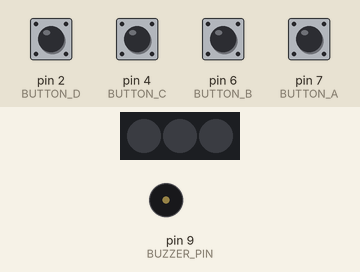
This sketch was run on a simulated Arduino Uno, built with avr-gcc and run on an emulated ATmega328P. On the bench: 3 RGB LEDs in strip order, left to right, buzzer (waves = sounding). The test bench sets the inputs (shaded band); at power-on: pin 2 (BUTTON_D), pin 4 (BUTTON_C), pin 6 (BUTTON_B), pin 7 (BUTTON_A) HIGH. Dim RGB values are drawn brighter than linear; what the sketch prints to the serial monitor is not drawn.

Above: at 1.2 s.
1.3 s: pin 6 (BUTTON_B) pulled LOW for 1 s
At 3.2 s:
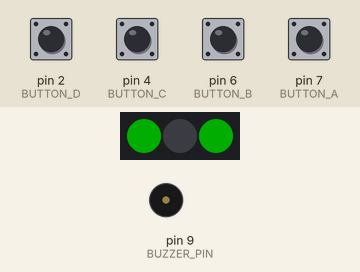
4.3 s: pin 7 (BUTTON_A) pulled LOW for 1 s
At 6.6 s:
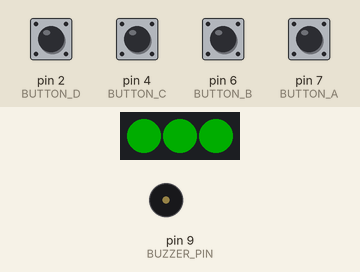
7.3 s: pin 2 (BUTTON_D) pulled LOW for 0.15 s
At 8.3 s:
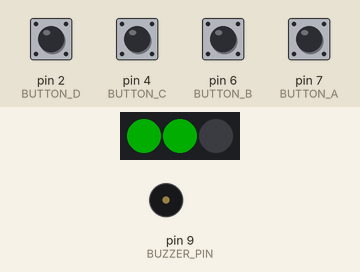
9.0 s: pin 4 (BUTTON_C) pulled LOW for 1 s
At 11.4 s:
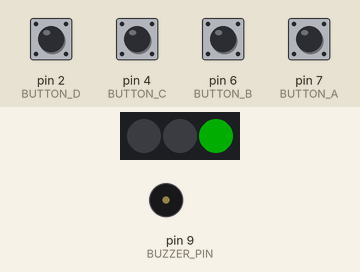
12.0 s: pin 2 (BUTTON_D) pulled LOW for 1 s
At 12.4 s:
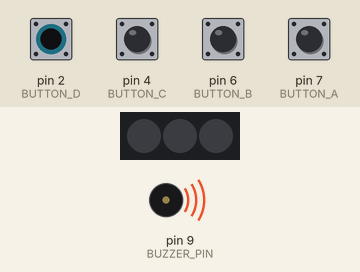
14.5 s: pin 6 (BUTTON_B) pulled LOW for 0.15 s
At 15.0 s:
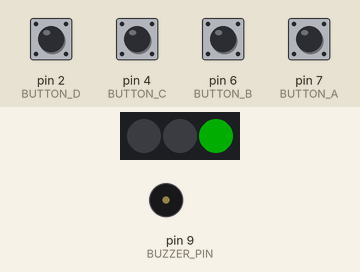
Timing chart, 0 to 17.2 s (numbered marks = the images above; inputs shaded):
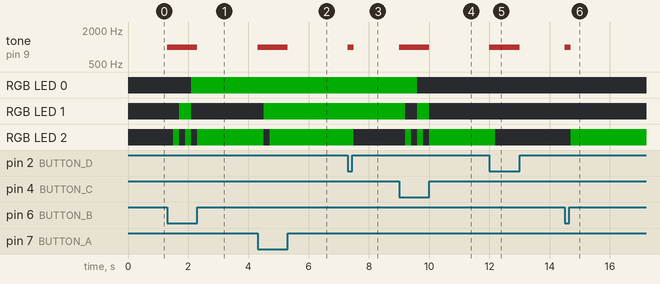

The sketch:

06_binary_counter.ino
```cpp
/*
  Binary Counter
  Description:
  Hardware: RoboUNO (on-board NeoPixel strip connected to pin D8), buzzer on D9 and onboard buttons on D7, D6, D4, and D2
  Library: Adafruit NeoPixel library
  Difficulty: XX/10
  Author: ROBO
  Date: September 2023
*/

#include <Adafruit_NeoPixel.h>

#define PIXELS_PIN 8  // Define the pin where our NeoPixels are connected
#define NUM_PIXELS 3  // Define the number of NeoPixels in our strip

#define BUZZER_PIN 9  // Buzzer pin, connected to pin D9

// Define the button pins
#define BUTTON_A 7
#define BUTTON_B 6
#define BUTTON_C 4
#define BUTTON_D 2

#define BUZZER_FREQ 1000  // Define the frequency for the buzzer in Hertz

int counter = 0;  // Initialize the counter variable


// Define the colors using RGB values (0-255)
uint32_t onColor = Adafruit_NeoPixel::Color(0, 255, 0);
uint32_t offColor = Adafruit_NeoPixel::Color(0, 0, 0);


// Initialize the NeoPixels
Adafruit_NeoPixel pixels = Adafruit_NeoPixel(NUM_PIXELS, PIXELS_PIN, NEO_GRB + NEO_KHZ800);


void setup() {
  Serial.begin(9600);  // initialize serial communication at 9600 bits per second
  Serial.println("Binary Counter!");

  pinMode(BUTTON_A, INPUT_PULLUP);  // Set the buttons as inputs with pull-up resistors
  pinMode(BUTTON_B, INPUT_PULLUP);
  pinMode(BUTTON_C, INPUT_PULLUP);
  pinMode(BUTTON_D, INPUT_PULLUP);

  pinMode(BUZZER_PIN, OUTPUT);  // Initialize buzzer pin as an output

  pixels.begin();            // Initialize the NeoPixel strip
  pixels.setBrightness(50);  // Set the brightness (0-255)
}


void loop() {
  // read the button states
  if (digitalRead(BUTTON_A) == LOW || digitalRead(BUTTON_B) == LOW) {
    counter++;     // increment the counter
    buzzerBeep();  // activate the buzzer
  }
  if (digitalRead(BUTTON_C) == LOW || digitalRead(BUTTON_D) == LOW) {
    counter--;     // decrement the counter
    buzzerBeep();  // activate the buzzer
  }

  counter = constrain(counter, 0, 7);  // keep the value of the counter between 0 and 7
  displayBinary(counter);              // show the number as binary on the LED strip
  Serial.println(counter);
}


void buzzerBeep() {
  tone(BUZZER_PIN, BUZZER_FREQ);
  delay(200);
  noTone(BUZZER_PIN);
}


// display an integer number as binary on the Neopixel strip
void displayBinary(int number) {
  for (int i = NUM_PIXELS - 1; i >= 0; i--) {  // Start from the right-most pixel
    int bitValue = (number >> i) & 1;          // Extract the i-th bit
    if (bitValue == 1) {
      pixels.setPixelColor(NUM_PIXELS - 1 - i, onColor);  // Red color for '1'
    } else {
      pixels.setPixelColor(NUM_PIXELS - 1 - i, offColor);  // Off (black) color for '0'
    }
  }
  pixels.show();
}
```

Measured:
- after the input at 1.3 s, tone on pin 9 (BUZZER_PIN): silent → 1000 Hz at once, → silent 1.0 s later; RGB LED 0: off → RGB(0, 50, 0) after 0.80 s; RGB LED 1: off → RGB(0, 50, 0) after 0.40 s, → off 0.40 s later; RGB LED 2: alternates RGB(0, 50, 0) for 0.20 s and off for 0.20 s, 5 changes in all, then stays RGB(0, 50, 0), starting after 0.20 s
- after the input at 4.3 s, tone on pin 9 (BUZZER_PIN): silent → 1000 Hz at once, → silent 1.0 s later; RGB LED 1: off → RGB(0, 50, 0) after 0.20 s; RGB LED 2: RGB(0, 50, 0) → off after 0.20 s, → RGB(0, 50, 0) 0.20 s later
- after the input at 7.3 s, tone on pin 9 (BUZZER_PIN): silent → 1000 Hz at once, → silent 0.20 s later; RGB LED 2: RGB(0, 50, 0) → off after 0.20 s
- after the input at 9.0 s, tone on pin 9 (BUZZER_PIN): silent → 1000 Hz at once, → silent 1.0 s later; RGB LED 0: RGB(0, 50, 0) → off after 0.60 s
- after the input at 12.0 s, tone on pin 9 (BUZZER_PIN): silent → 1000 Hz at once, → silent 1.0 s later; RGB LED 2: RGB(0, 50, 0) → off after 0.20 s
- after the input at 14.5 s, tone on pin 9 (BUZZER_PIN): silent → 1000 Hz at once, → silent 0.20 s later; RGB LED 2: off → RGB(0, 50, 0) after 0.20 s
